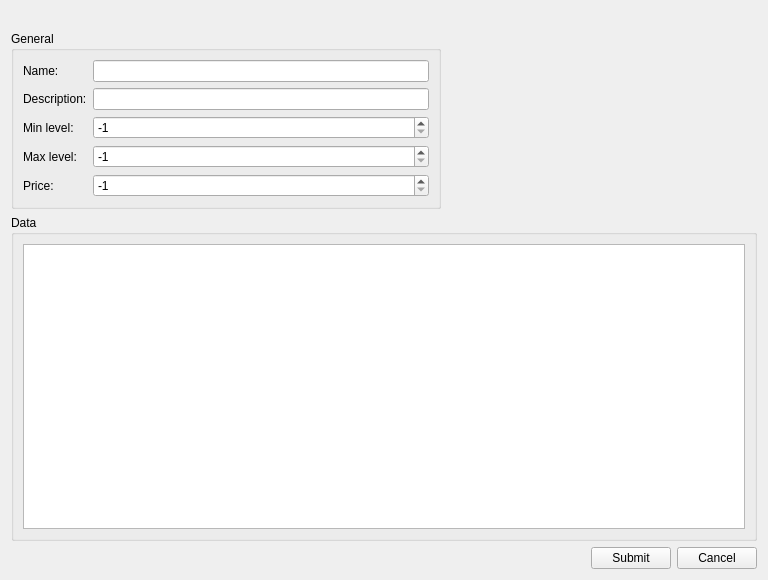
<?xml version="1.0" encoding="UTF-8"?>
<ui version="4.0">
 <class>EditShopItemWidget</class>
 <widget class="QWidget" name="EditShopItemWidget">
  <property name="geometry">
   <rect>
    <x>0</x>
    <y>0</y>
    <width>768</width>
    <height>580</height>
   </rect>
  </property>
  <property name="windowTitle">
   <string>Edit items</string>
  </property>
  <layout class="QGridLayout" name="gridLayout">
   <item row="0" column="0">
    <layout class="QVBoxLayout" name="verticalLayout">
     <item>
      <widget class="QLabel" name="error">
       <property name="text">
        <string/>
       </property>
      </widget>
     </item>
     <item>
      <widget class="QGroupBox" name="groupBox">
       <property name="sizePolicy">
        <sizepolicy hsizetype="Fixed" vsizetype="Preferred">
         <horstretch>0</horstretch>
         <verstretch>0</verstretch>
        </sizepolicy>
       </property>
       <property name="minimumSize">
        <size>
         <width>430</width>
         <height>0</height>
        </size>
       </property>
       <property name="title">
        <string>General</string>
       </property>
       <layout class="QGridLayout" name="gridLayout_2">
        <item row="0" column="0">
         <layout class="QFormLayout" name="formLayout">
          <item row="0" column="0">
           <widget class="QLabel" name="label">
            <property name="text">
             <string>Name:</string>
            </property>
           </widget>
          </item>
          <item row="1" column="0">
           <widget class="QLabel" name="label_2">
            <property name="text">
             <string>Description:</string>
            </property>
           </widget>
          </item>
          <item row="2" column="0">
           <widget class="QLabel" name="label_3">
            <property name="text">
             <string>Min level:</string>
            </property>
           </widget>
          </item>
          <item row="3" column="0">
           <widget class="QLabel" name="label_4">
            <property name="text">
             <string>Max level:</string>
            </property>
           </widget>
          </item>
          <item row="4" column="0">
           <widget class="QLabel" name="label_5">
            <property name="text">
             <string>Price:</string>
            </property>
           </widget>
          </item>
          <item row="0" column="1">
           <widget class="QLineEdit" name="nameEdit"/>
          </item>
          <item row="1" column="1">
           <widget class="QLineEdit" name="descEdit"/>
          </item>
          <item row="2" column="1">
           <widget class="QSpinBox" name="minLevel">
            <property name="minimum">
             <number>-1</number>
            </property>
            <property name="maximum">
             <number>100000</number>
            </property>
            <property name="value">
             <number>-1</number>
            </property>
           </widget>
          </item>
          <item row="3" column="1">
           <widget class="QSpinBox" name="maxLevel">
            <property name="minimum">
             <number>-1</number>
            </property>
            <property name="maximum">
             <number>100000</number>
            </property>
            <property name="value">
             <number>-1</number>
            </property>
           </widget>
          </item>
          <item row="4" column="1">
           <widget class="QSpinBox" name="price">
            <property name="minimum">
             <number>-1</number>
            </property>
            <property name="maximum">
             <number>100000</number>
            </property>
            <property name="value">
             <number>-1</number>
            </property>
           </widget>
          </item>
         </layout>
        </item>
       </layout>
      </widget>
     </item>
     <item>
      <widget class="QGroupBox" name="groupBox_2">
       <property name="title">
        <string>Data</string>
       </property>
       <layout class="QGridLayout" name="gridLayout_3">
        <item row="0" column="0">
         <widget class="QTableWidget" name="table"/>
        </item>
       </layout>
      </widget>
     </item>
     <item>
      <layout class="QHBoxLayout" name="horizontalLayout">
       <item>
        <spacer name="horizontalSpacer">
         <property name="orientation">
          <enum>Qt::Horizontal</enum>
         </property>
         <property name="sizeHint" stdset="0">
          <size>
           <width>40</width>
           <height>20</height>
          </size>
         </property>
        </spacer>
       </item>
       <item>
        <widget class="QPushButton" name="submitBtn">
         <property name="text">
          <string>Submit</string>
         </property>
        </widget>
       </item>
       <item>
        <widget class="QPushButton" name="cancelBtn">
         <property name="text">
          <string>Cancel</string>
         </property>
        </widget>
       </item>
      </layout>
     </item>
    </layout>
   </item>
  </layout>
 </widget>
 <resources/>
 <connections/>
</ui>
